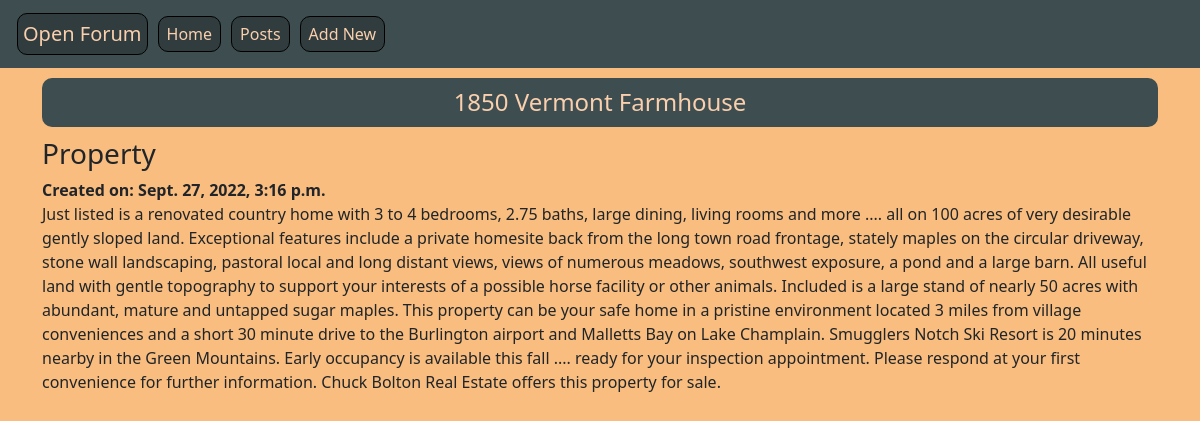
The app's page /posts/12 with its own data.
### posts/models.py (models this page shows, shortened)
class Post(models.Model):
    title = models.CharField(max_length=256)
    subtitle = models.CharField(max_length=256)
    body = models.TextField()
    created_on = models.DateTimeField(auto_now_add=True)

### posts/views.py (the view)
# urls.py: path('<int:pk>', PostDetailView.as_view(), name='detail'),
class PostDetailView(DetailView):
    template_name = "posts/detail.html"
    model = Post

### templates/posts/detail.html (shortened to what this page needs)
{% extends 'base.html' %}
{% load static %}
{% block contents %}
    <h1>{{ post.title }}</h1>
    <h3>{{ post.subtitle }}</h3>
    <strong>Created on: {{ post.created_on }}</strong>
    <p>{{ post.body }}</p>
{% endblock contents %}

### static/css/base.css (style rules this page uses)
h1 { color: #3E4E50; font-size: 24px; background-color: #3E4E50; color: #FACFAD; padding: 10px; margin: 10px 0; text-align: center; border-radius: 10px; }
body { background: #F8BD7F; }

### records on screen
Post: title "1850 Vermont Farmhouse", subtitle "Property", created_on "Sept. 27, 2022, 3:16 p.m.", body "Just listed is a renovated country home with 3 to 4 bedrooms, 2.75 baths, large dining, living rooms and more .... all on 100 acres of very desirable gently sloped land. Exceptional features include a private homesite back from the long town road frontage, stately maples on the circular driveway, stone wall landscaping, pastoral local and long distant views, views of numerous meadows, southwest exposure, a pond and a large barn. All useful land with gentle topography to support your interests of a possible horse facility or other animals. Included is a large stand of nearly 50 acres with abundant, mature and untapped sugar maples. This property can be your safe home in a pristine…"
